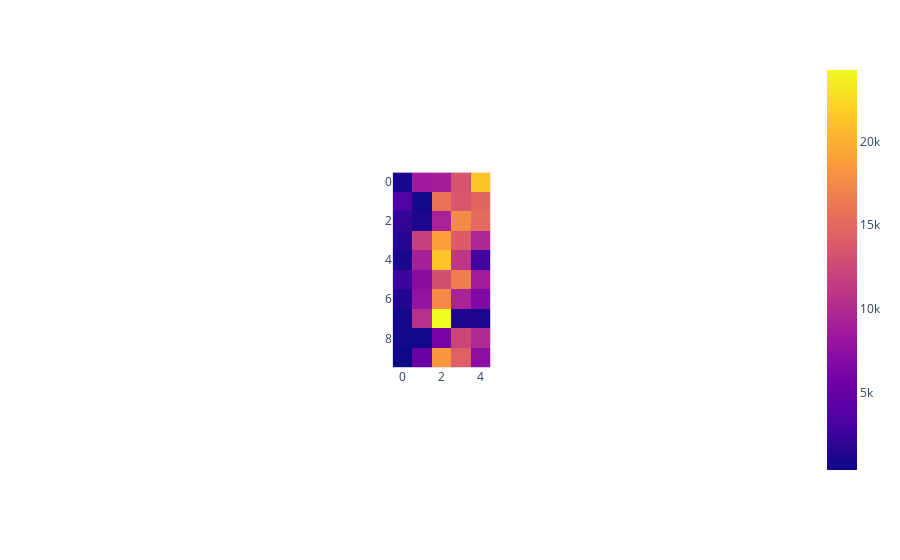

Notebook code for this chart:
### Code cell
fig = px.imshow(axonal_df_inner)
fig.show()

### Figure 1 — Plotly figure (JSON) as saved in the notebook; plotly's stock layout.template omitted (floating-point values rounded to 4 significant figures)
{"data": [{"coloraxis": "coloraxis", "type": "heatmap", "z": [[914, 8551, 8931, 13512, 21207], [3648, 772, 15635, 13548, 14734], [2124, 1144, 9227, 17523, 15199], [1495, 11934, 18933, 14040, 9805], [944, 9014, 21147, 10995, 2959], [2719, 7193, 13013, 16591, 8751], [1371, 7798, 17387, 9330, 6740], [657, 10332, 24257, 1395, 1083], [777, 691, 5999, 12176, 9989], [405, 5147, 18317, 14394, 7412]]}], "layout": {"autosize": true, "coloraxis": {"colorscale": [[0, "#0d0887"], [0.1111, "#46039f"], [0.2222, "#7201a8"], [0.3333, "#9c179e"], [0.4444, "#bd3786"], [0.5556, "#d8576b"], [0.6667, "#ed7953"], [0.7778, "#fb9f3a"], [0.8889, "#fdca26"], [1, "#f0f921"]]}, "margin": {"t": 60}, "xaxis": {"autorange": true, "constrain": "domain", "domain": [0.4325, 0.5675], "range": [-0.5, 4.5], "scaleanchor": "y"}, "yaxis": {"autorange": true, "constrain": "domain", "domain": [0, 1], "range": [9.5, -0.5]}}}
